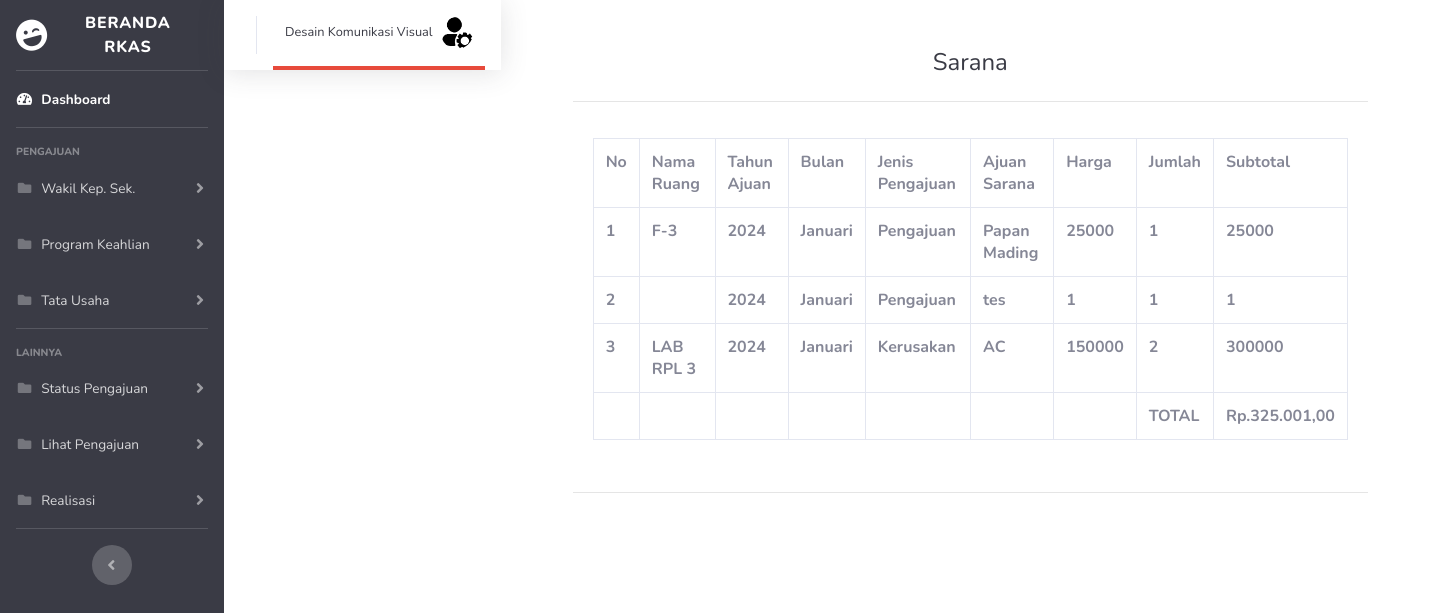
The app's page /rkas/saranaadmin.php?id=6083232 with its own data.
### tables this page shows
CREATE TABLE `tb_user` (
  `id_user` int(10) NOT NULL,
  `nama_user` varchar(60) NOT NULL,
  `nama` char(100) NOT NULL,
  `password` varchar(100) NOT NULL,
  `id_bagian` int(4) NOT NULL,
  `status` varchar(30) NOT NULL
);

CREATE TABLE `tb_sarana` (
  `id_sarana` int(11) NOT NULL,
  `sumber_dana` varchar(50) NOT NULL,
  `tahun_ajuan` int(4) NOT NULL,
  `bulan` varchar(50) NOT NULL,
  `nama_ruang` varchar(100) NOT NULL,
  `jenis_sarana` varchar(100) NOT NULL,
  `ajuan_sarana` varchar(100) NOT NULL,
  `jumlah` int(11) NOT NULL,
  `harga` int(11) NOT NULL,
  `subtotal` int(11) NOT NULL,
  `foto` varchar(50) NOT NULL,
  `keterangan_saran` varchar(50) NOT NULL,
  `status` varchar(50) NOT NULL
);

### rkas/saranaadmin.php (the view, shortened to what this page needs)
<?php
include "koneksi.php";
$id = $_GET['id'];
$sql = mysqli_query($conn, "SELECT * FROM tb_sarana");
$sql1 = mysqli_query($conn, "SELECT * FROM tb_user WHERE id_user='$id'");
?>
<head>
    <link href="vendor/fontawesome-free/css/all.min.css" rel="stylesheet" type="text/css">
    <link href="css/sb-admin-2.css" rel="stylesheet">
</head>
<body id="page-top">
        <div id="wrapper">
<ul class="navbar-nav bg-gray-900 sidebar sidebar-dark accordion" id="accordionSidebar">
    <a class="sidebar-brand d-flex align-items-center justify-content-center" href="admin.php?id=<?= $id ?>">
        <div class="sidebar-brand-icon rotate-n-15">
            <i class="fas fa-laugh-wink"></i>
        </div>
        <div class="sidebar-brand-text mx-3">Beranda RKAS </div>
    </a>
    <hr class="sidebar-divider my-0">
    <li class="nav-item active">
        <a class="nav-link" href="admin.php?id=<?= $id ?>">
            <i class="fas fa-fw fa-tachometer-alt"></i>
            <span>Dashboard</span></a>
    </li>
    <hr class="sidebar-divider">
    <div class="sidebar-heading">
        PENGAJUAN
    </div>
    <li class="nav-item">
        <a class="nav-link collapsed" href="#" data-toggle="collapse" data-target="#collapseTwo"
            aria-expanded="true" aria-controls="collapseTwo">
            <i class="fas fa-fw fa-folder"></i>
            <span>Wakil Kep. Sek.</span>
        </a>
    </li>
    <li class="nav-item">
        <a class="nav-link collapsed" href="#" data-toggle="collapse" data-target="#collapseUtilities"
            aria-expanded="true" aria-controls="collapseUtilities">
            <i class="fas fa-fw fa-folder"></i>
            <span>Program Keahlian</span>
        </a>
    </li>
    <li class="nav-item">
        <a class="nav-link collapsed" href="#" data-toggle="collapse" data-target="#TU"
            aria-expanded="true" aria-controls="collapseUtilities">
            <i class="fas fa-fw fa-folder"></i>
            <span>Tata Usaha</span>
        </a>
    </li>
    <hr class="sidebar-divider">
    <div class="sidebar-heading">
        Lainnya
    </div>
    <li class="nav-item">
        <a class="nav-link collapsed" href="#" data-toggle="collapse" data-target="#status"
            aria-expanded="true" aria-controls="collapsePages">
            <i class="fas fa-fw fa-folder"></i>
            <span>Status Pengajuan</span>
        </a>
    </li>
    <li class="nav-item">
        <a class="nav-link collapsed" href="#" data-toggle="collapse" data-target="#lihat"
            aria-expanded="true" aria-controls="collapsePages">
            <i class="fas fa-fw fa-folder"></i>
            <span>Lihat Pengajuan</span>
        </a>
    </li>
    <li class="nav-item">
                <a class="nav-link collapsed" href="#" data-toggle="collapse" data-target="#realisasi"
                    aria-expanded="true" aria-controls="collapsePages">
                    <i class="fas fa-fw fa-folder"></i>
                    <span>Realisasi</span>
                </a>
            </li>
    <hr class="sidebar-divider d-none d-md-block">
    <div class="text-center d-none d-md-inline">
        <button class="rounded-circle border-0" id="sidebarToggle"></button>
    </div>
</ul>
<nav class="navbar navbar-expand navbar-light bg-white topbar mb-4 static-top shadow">
            <ul class="navbar-nav ml-auto">
                <li class="nav-item dropdown no-arrow">
                    <a class="nav-link dropdown-toggle border-bottom-danger" href="#" id="userDropdown" role="button"
                        data-toggle="dropdown" aria-haspopup="true" aria-expanded="false">
                        <span class="mr-2 d-none d-lg-inline text-gray-900 small"><?php foreach ($sql1 as $row) :
                        echo $row['nama'];
                            endforeach;
                            ?></span>
                        <img class="img-profile rounded-circle "
                            src="img/opprofil.png">
                    </a>
                </li>
            </ul>
        </nav>
        <div class="container">
        <div class="p-5">
        <div class="text-center">
                                <h1 class="h4 text-gray-900 mb-4">Sarana</h1>
                                <hr>
                            </div>
        <div class="card-body">
            <div class="table-responsive">
                <table class="table table-bordered" id="dataTable" width="100%" cellspacing="0">
                    <tr>
                        <th>No</th>
                        <th>Nama Ruang</th>
                        <th>Tahun Ajuan</th>
                        <th>Bulan</th>
                        <th>Jenis Pengajuan</th>
                        <th>Ajuan Sarana</th>
                        <th>Harga</th>
                        <th>Jumlah</th>
                        <th>Subtotal</th>
                    </tr>
                    <?php
                    $no = 0;
                    foreach ($sql as $row) :
                    ?>
                        <tr>
                            <th><?php $no += 1;
                                echo $no; ?></th>
                            <th><?= $row["nama_ruang"]; ?></th>
                            <th><?= $row["tahun_ajuan"]; ?></th>
                            <th><?= $row["bulan"]; ?></th>
                            <th><?= $row["jenis_sarana"]; ?></th>
                            <th><?= $row["ajuan_sarana"]; ?></th>
                            <th><?= $row["harga"]; ?></th>
                            <th><?= $row["jumlah"]; ?></th>
                            <th><?= $row["subtotal"]; ?></th>
                        </tr>
                    <?php
                    endforeach;
                    $total_query = mysqli_query($conn, "SELECT SUM(subtotal) FROM tb_sarana");
                                $total_result = $total_query->fetch_array(MYSQLI_NUM);
                                $total = $total_result[0];
                                $formatted_total = number_format($total, 2, ',', '.');
                                    ?>
                                    <tr>
                                    <th></th>
                                    <th></th>
                                    <th></th>
                                    <th></th>
                                    <th></th>
                                    <th></th>
                                    <th></th>
                                    <th>TOTAL</th>
                                    <th>Rp.<?= $formatted_total ?></th>
                                    </tr>
                </table>
            </div>
        </div>
                                <hr>
                        </div>
</body>
</html>

### records on screen
tb_user: nama "Desain Komunikasi Visual"
tb_sarana: nama_ruang "F-3", tahun_ajuan "2024", bulan "Januari", jenis_sarana "Pengajuan", ajuan_sarana "Papan Mading", harga "25000", jumlah "1", subtotal "25000"
tb_sarana: tahun_ajuan "2024", bulan "Januari", jenis_sarana "Pengajuan", ajuan_sarana "tes", harga "1", jumlah "1", subtotal "1"
tb_sarana: nama_ruang "LAB RPL 3", tahun_ajuan "2024", bulan "Januari", jenis_sarana "Kerusakan", ajuan_sarana "AC", harga "150000", jumlah "2", subtotal "300000"

### other values on screen
$formatted_total "325.001,00"
